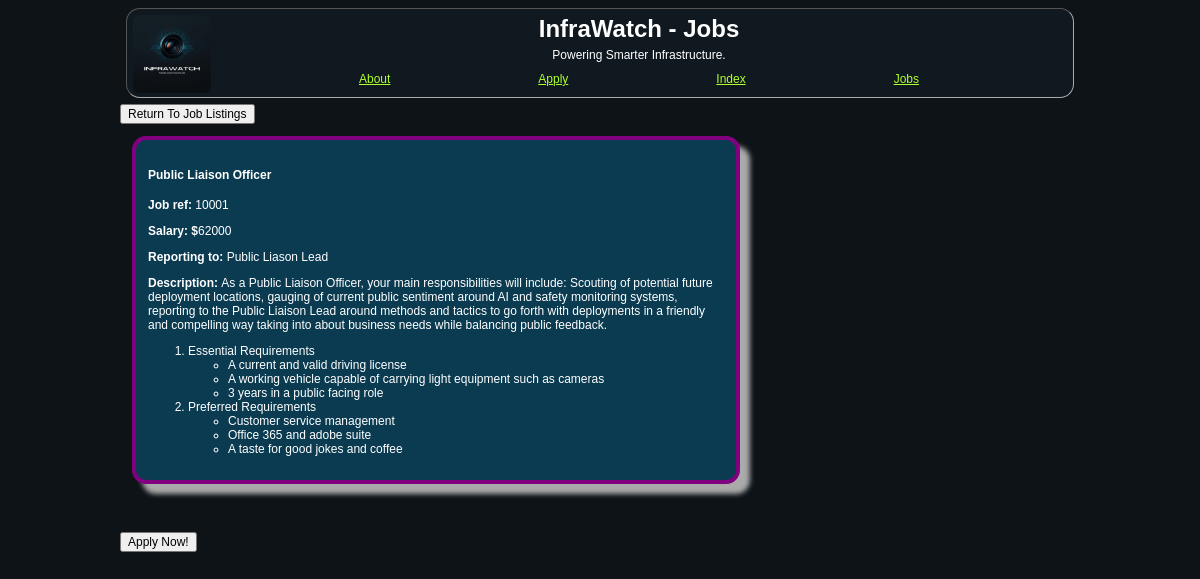
The app's page /job_search_result.php?job_ref=10001 with its own data.
### tables this page shows
CREATE TABLE `jobs` (
  `job_ref` int NOT NULL,
  `job_title` varchar(255) DEFAULT NULL,
  `salary` int NOT NULL,
  `reports_to` varchar(50) NOT NULL,
  `description` text NOT NULL,
  `essential_requirements` text NOT NULL,
  `pref_requirements` text NOT NULL
);

### job_search_result.php (the view, shortened to what this page needs)
<!DOCTYPE html>
<html lang="en">
<head>
    <link rel="stylesheet" href="styles/styles.css">
</head>
<body>
    <?php
    include 'header.inc';
    ?>
<a href="jobs.php">
    <button>Return To Job Listings</button>
</a>
<?php
    $conn = @mysqli_connect ($host,$username,$password,$database);
    if(!$conn) {
            echo "<p> Database connection failed: ". mysqli_connect_error()."</p>";
    }
    else{
        if(isset($_GET['job_ref'])) {
        $job_ref = mysqli_real_escape_string($conn, $_GET['job_ref']);
        $sql = "SELECT * FROM jobs WHERE job_ref = '$job_ref'";
        $result = mysqli_query($conn, $sql);
        if($result && mysqli_num_rows($result) > 0){
            while($row = mysqli_fetch_assoc($result)){
                $job_ref = htmlspecialchars($row['job_ref']);
                $job_title = htmlspecialchars($row['job_title']);
                $salary = htmlspecialchars($row['salary']);
                $reports_to = htmlspecialchars($row['reports_to']);
                $description = htmlspecialchars($row['description']);
                $essential_requirements = htmlspecialchars($row['essential_requirements']);
                $pref_requirements = htmlspecialchars($row['pref_requirements']);
                $essentials_array = explode(", ", $essential_requirements);
                $pref_array = explode(", ", $pref_requirements);
                echo "<section class ='job_entry'>";
                echo "<h4>$job_title</h4>";
                echo "<p><strong>Job ref: </strong>$job_ref</p>";
                echo "<p><strong>Salary: $</strong>$salary</p>";
                echo "<p><strong>Reporting to: </strong>$reports_to</p>";
                echo "<p><strong>Description: </strong>$description</p>";
                echo "<ol>";
                    echo "<li>Essential Requirements";
                        echo "<ul>";
                         foreach ($essentials_array as $ess_item) {
                            echo "<li>" . htmlspecialchars($ess_item) . "</li>";
                        };
                        echo "</ul>";
                    echo "</li>";
                    echo "<li>Preferred Requirements";
                        echo "<ul>";
                        foreach ($pref_array as $pref_item) {
                             echo "<li>" . htmlspecialchars($pref_item) . "</li>";
                        }
                        echo "</ul>";
                echo "</ol>";
                echo "</section>";
            }
        }
        }
    }
?>
<a href="apply.php?job_ref=<?php echo $job_ref; ?>">
    <button type="button">Apply Now!</button>
</a>
</body>
</html>

### styles/styles.css (style rules this page uses)
* { font-family: Arial, Helvetica, sans-serif; font-size: 1vw; }
a:visited, a:link { color: greenyellow; }
body { background-color: #0e1318; color: white; width: 80%; margin-left: 10%; margin-right: 10%; }

### job_search_result.php (style rules this page uses)
.job_entry { border: 4px solid purple; border-radius: 14px; margin: 1em; margin-bottom: 4em; padding: 1em; background-color: #0b3b51 ; width: 60%; box-shadow: 10px 10px 5px #aaaaaa; }

### records on screen
jobs: job_title "Public Liaison Officer", job_ref "10001", salary "62000", reports_to "Public Liason Lead", description "As a Public Liaison Officer, your main responsibilities will include: Scouting of potential future deployment locations, gauging of current public sentiment around AI and safety monitoring systems, reporting to the Public Liaison Lead around methods and tactics to go forth with deployments in a friendly and compelling way taking into about business needs while balancing public feedback.", essential_requirements "A current and valid driving license", essential_requirements "A working vehicle capable of carrying light equipment such as cameras", essential_requirements "3 years in a public facing role", pref_requirements "Customer service management", pref_requirements "Office 365 and adobe suite", pref_requirements "A taste for good jokes and coffee"

### other values on screen
$page_title "Jobs"
